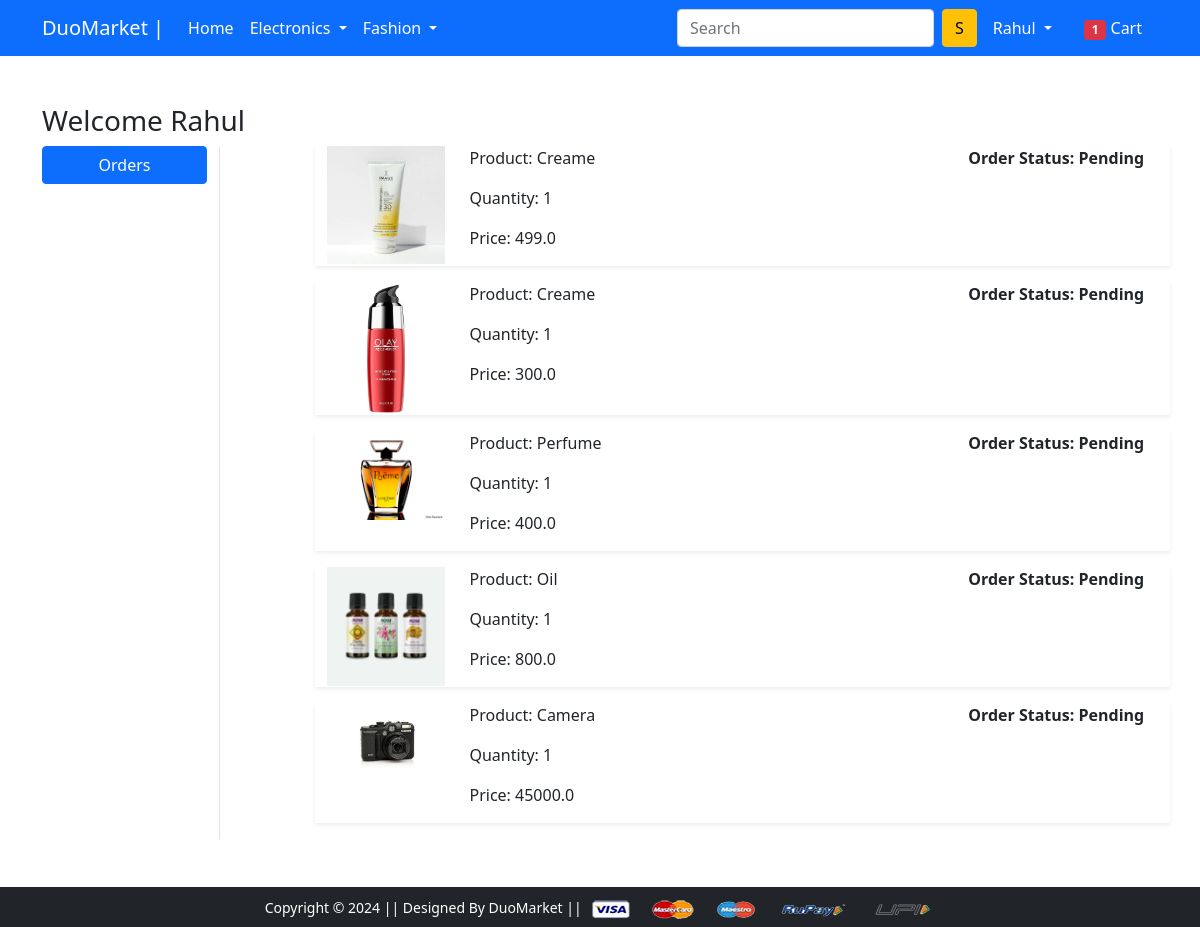
The app's page /orders/ (signed in) with its own data.
### app/models.py (models this page shows, shortened)
class OrderPlaced(models.Model):
    user=models.ForeignKey(User,on_delete=models.CASCADE)
    customer=models.ForeignKey(Customer,on_delete=models.CASCADE)
    product=models.ForeignKey(Product,on_delete=models.CASCADE)
    quantity=models.PositiveIntegerField(default=1)
    Order_date=models.DateTimeField(auto_now_add=True)
    status=models.CharField(max_length=50,choices=STATUS_CHOICES,default='Pending')
    @property
    def total_cost(self):
        return self.quantity * self.product.discounted_Price

class Product(models.Model):
    title=models.CharField(max_length=100)
    selling_price=models.FloatField()
    discounted_Price=models.FloatField()
    description=models.TextField()
    brand=models.CharField(max_length=100)
    category=models.CharField(choices=CATEGORY_CHOICES,max_length=2)
    product_image=models.ImageField(upload_to='productimg')

### app/views.py (the view)
# urls.py: path('orders/', views.orders, name='orders'),
@login_required
def orders(request):
    op=OrderPlaced.objects.filter(user=request.user)
    totalitem=0
    if request.user.is_authenticated:
      totalitem=len(Cart.objects.filter(user=request.user))
    return render(request, 'app/orders.html',{'order_placed':op,'totalitem':totalitem})

### app/templates/app/orders.html (shortened to what this page needs)
{% extends 'app/base.html' %}
{% load static %}
{% block main-content %}
<div class="container my-5">
    <div class="row">
        <h3>Welcome <span class="text-capitalize">{{request.user}}</span></h3>
        <div class="col-sm-2 border-end">
            <ul class="list-unstyled">
                <li class="d-grid"><a href="{% url 'orders' %}" class="btn btn-primary">Orders</a></li>
            </ul>
        </div>
        <div class="col-sm-9 offset-sm-1">
            {% for op in order_placed %}
            <div class="row shadow-sm mb-3">
                <div class="col-sm-2">
                    <img src="{{op.product.product_image.url}}" alt="" srcset="" class="img-fluid" height="150"
                        width="150">
                </div>
                <div class="col-sm-7">
                    <p>Product: {{op.product.title}}</p>
                    <p>Quantity: {{op.quantity}}</p>
                    <p>Price: {{op.total_cost}}</p>
                </div>
                <div class="col-sm-3 fw-bold">
                    <p>Order Status: {{op.status}}</p>
                </div>
            </div>
            {% endfor %}
        </div>
    </div>
</div>
{% endblock main-content %}

### app/templates/app/base.html (shortened to what this page needs)
<!doctype html>
{% load static %}
<html lang="en">
  <head>
    <link href="https://cdn.jsdelivr.net/npm/bootstrap@5.0.0-beta1/dist/css/bootstrap.min.css" rel="stylesheet">
    <link rel="stylesheet" href="{% static 'app/css/owl.carousel.min.css' %}">
    <link rel="stylesheet" href="{% static 'app/css/all.min.css' %}">
    <link rel="stylesheet" href="{% static 'app/css/style.css' %}">
  </head>
  <body>
    <nav class="navbar navbar-expand-lg navbar-dark bg-primary">
     <div class="container">
       <a class="navbar-brand" href="/">DuoMarket |</a>
       <div class="collapse navbar-collapse" id="navbarSupportedContent">
         <ul class="navbar-nav me-auto mb-2 mb-lg-0">
           <li class="nav-item">
             <a class="nav-link active" aria-current="page" href="/">Home</a>
           </li>
           <li class="nav-item dropdown">
             <a class="nav-link dropdown-toggle text-white" href="#" id="electronicsDropdown" role="button" data-bs-toggle="dropdown" aria-expanded="false">
               Electronics
             </a>
           </li>
           <li class="nav-item dropdown">
             <a class="nav-link dropdown-toggle text-white" href="#" id="fashionDropdown" role="button" data-bs-toggle="dropdown" aria-expanded="false">
               Fashion
             </a>
           </li>
         </ul>
         <form class="d-flex">
           <input class="form-control me-2" type="search" placeholder="Search" aria-label="Search">
           <button class="btn btn-warning" type="submit">S</button>
         </form>
         <div>
          <ul class="navbar-nav me-auto mb-2 mb-lg-0">
                {% if request.user.is_authenticated %}
                <li class="nav-item dropdown mx-2">
                   <a class="nav-link dropdown-toggle text-white" href="#" id="profileDropdown" role="button" data-bs-toggle="dropdown"      aria-expanded="false">
                     {{request.user|capfirst}}
                   </a>
                 </li>
                 <li class="nav-item mx-2">
                  <a href="{% url 'show_cart' %}" class="nav-link text-white"><span class="badge bg-danger">{{totalitem}}</span> Cart </a>
                 </li>
                {% endif %}
          </ul>
         </div>
       </div>
     </div>
    </nav>
    {% block main-content %} {% endblock main-content %}
    <footer class="container-fluid bg-dark text-center p-2 mt-5">
        <small class="text-white">Copyright &copy; 2024 || Designed By DuoMarket || </small>
        <img src="{% static 'app/images/payment.png' %}" alt="" srcset="" class="img-fluid" height="2px">
    </footer>
  </body>
</html>

### records on screen
OrderPlaced: product.product_image (picture), product "Creame", quantity "1", total_cost "499.0", status "Pending"
OrderPlaced: product.product_image (picture), product "Creame", quantity "1", total_cost "300.0", status "Pending"
OrderPlaced: product.product_image (picture), product "Perfume", quantity "1", total_cost "400.0", status "Pending"
OrderPlaced: product.product_image (picture), product "Oil", quantity "1", total_cost "800.0", status "Pending"
OrderPlaced: product.product_image (picture), product "Camera", quantity "1", total_cost "45000.0", status "Pending"

### other values on screen
{{ request.user|capfirst }} "Rahul"
{{ totalitem }} "1"
{{ request.user }} "Rahul"
